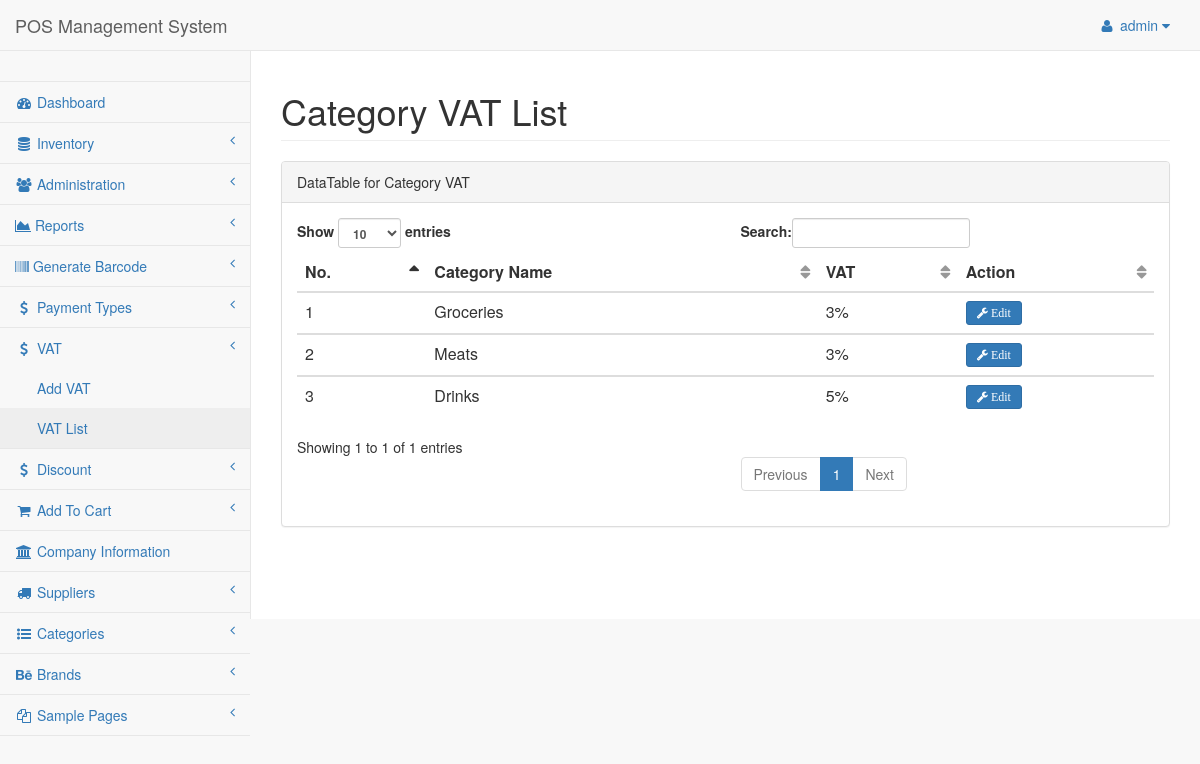
The page /admin/pages/vatlist.php (signed in) on the database its author committed.
### tables this page shows
CREATE TABLE `tbl_vat` (
  `id` int(11) NOT NULL,
  `vat` int(11) NOT NULL,
  `catId` int(11) NOT NULL
);

CREATE TABLE `tbl_category` (
  `catId` int(11) NOT NULL,
  `catName` varchar(25) NOT NULL
);

### class/Payment.php (called while the page is built, shortened)
<?php
$filepath = realpath(dirname(__FILE__));
include_once ($filepath."/../lib/Database.php");
?>
<?php
  class Payment{
    private $db;
    public function __construct() {
        $this->db = new Database();
    }
  public function getAllVAT() {
    $query = "SELECT * FROM tbl_vat ORDER BY id DESC";
    $result = $this->db->select($query);
    return $result;
  }
}
?>

### lib/Database.php (called while the page is built, shortened)
<?php
Class Database{
 public $host   = DB_HOST;
 public $user   = DB_USER;
 public $pass   = DB_PASS;
 public $dbname = DB_NAME;
 public $link;
private function connectDB(){
 $this->link = new mysqli($this->host, $this->user, $this->pass,
  $this->dbname);
 }
public function select($query){
  $result = $this->link->query($query) or
   die($this->link->error.__LINE__);
  if($result->num_rows > 0){
    return $result;
  } else {
    return false;
  }
 }
}

### class/Category.php (called while the page is built, shortened)
<?php
  $filepath = realpath(dirname(__FILE__));
  include_once ($filepath."/../lib/Database.php");
?>
<?php
  class Category {
    private $db;
  function __construct(){
      $this->db = new Database();
    }
  public function getCatById($id){
    $query = "SELECT * FROM tbl_category WHERE catId = '$id'";
    $result = $this->db->select($query);
    return $result;
  }
}
?>

### admin/pages/vatlist.php (the view, shortened to what this page needs)
<?php
  include "../inc/header.php";
  include "../inc/nav.php";
  include "../inc/sider.php";
?>
        <div id="page-wrapper">
            <div class="row">
                <div class="col-lg-12">
                    <h1 class="page-header">Category VAT List</h1>
                </div>
            </div>
            <div class="row">
                <div class="col-lg-12">
                    <div class="panel panel-default">
                        <div class="panel-heading">
                            DataTable for Category VAT
                        </div>
                        <div class="panel-body">
                            <div class="table-responsive">
                                <table class="table table-hover" id="dataTables-example">
                                    <thead>
                                        <tr>
                                            <th>No.</th>
                                            <th>Category Name</th>
                                            <th>VAT</th>
                                            <th>Action</th>
                                        </tr>
                                    </thead>
                                    <?php
                                      $getVAT = $pay->getAllVAT();
                                      if ($getVAT) {
                                        $i = 0;
                                        while ($result = $getVAT->fetch_assoc()) {
                                          $i++;
                                    ?>
                                    <tbody>
                                        <tr>
                                            <td><?php echo $i; ?></td>
                                        <?php
                                          $id = $result['catId'];
                                          $getCat = $cat->getCatById($id);
                                          if ($getCat) {
                                            while ($value = $getCat->fetch_assoc()) {
                                        ?>
                                            <td><?php echo $value['catName']; ?></td>
                                        <?php } } ?>
                                            <td><?= $result['vat']; ?>%</td>
                                            <td>
                                              <a href="vatedit.php?vat=<?php echo $result['id']; ?>">
                                                <button type="button" class="btn btn-primary btn-sm"><i class="fa fa-wrench"> Edit</i></button>
                                              </a>
                                            </td>
                                        </tr>
                                    </tbody>
                                  <?php } } ?>
                                </table>
                            </div>
                        </div>
                      </div>
                  </div>
              </div>
          </div>
      </div>
  </body>
  </html>

### rows shown on the page
tbl_vat: vat "3"
tbl_category: catName "Groceries"
tbl_vat: vat "3"
tbl_category: catName "Meats"
tbl_vat: vat "5"
tbl_category: catName "Drinks"

### other values the page prints
Session::get("adminName") "admin"
